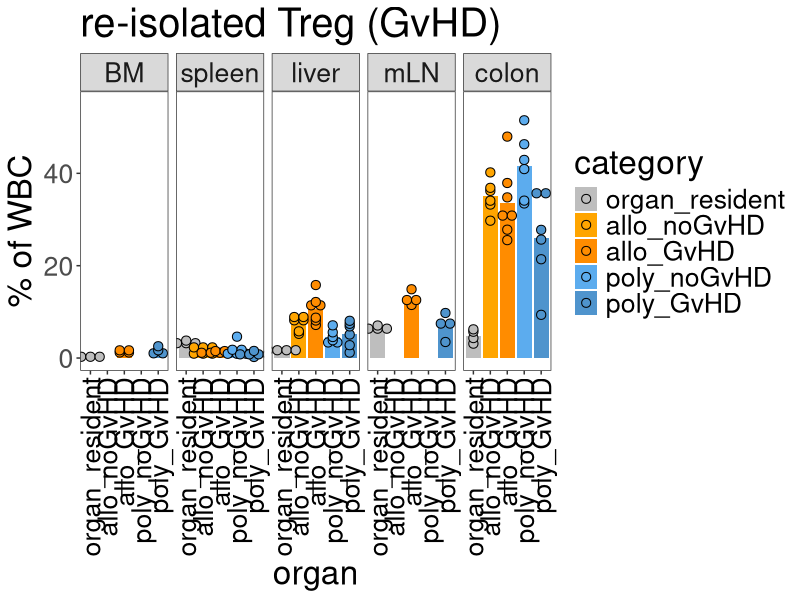
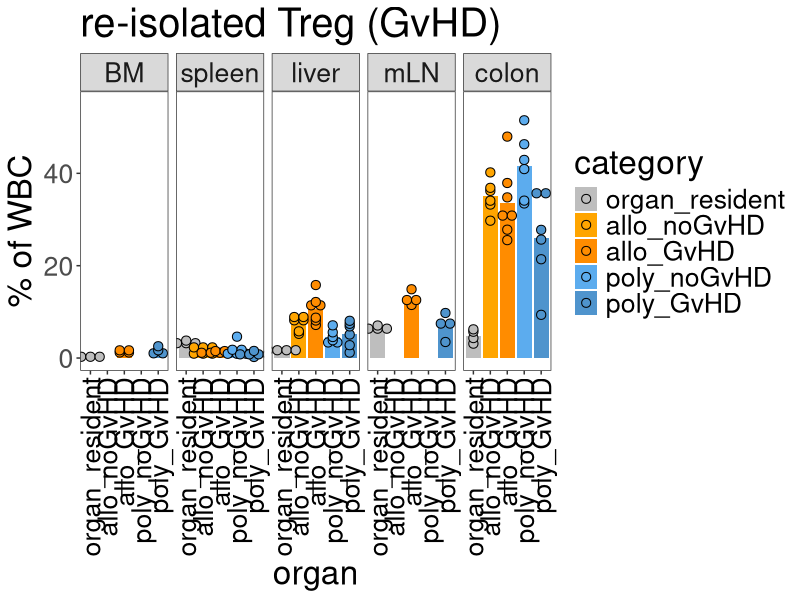

Here is the R script that generated these plots, in order: (Note: this script raises an error after producing the figures.)
## ---- chunk 1
knitr::opts_chunk$set(echo = TRUE)
knitr::opts_knit$set(root.dir = normalizePath(".."))
knitr::write_bib(.packages(), "FigureS2b_TregPercent.7dafterBMT_inVivoDistribution.packages.bib")
## ---- chunk 2
library(ggplot2)
library(scales)
library(car)
## ---- chunk 3
Treg.data <- read.delim("./data/TregDistributionPerc.txt", header=TRUE)
Treg.data$organ <- factor(Treg.data$organ,levels = c("BM","spleen","liver","mLN","colon"))
Treg.data$category <- factor(Treg.data$category,levels = c("organ_resident","allo_noGvHD","allo_GvHD","poly_noGvHD","poly_GvHD"))
## ---- chunk 4
p <- ggplot(Treg.data, aes(x=category, y=WBCperc, fill=category)) + coord_cartesian(ylim = c(0,55))
p <- p + stat_summary(fun = mean, geom = "bar",  position=position_dodge(.9))
p <- p + geom_dotplot(binaxis='y', stackdir='center',  position=position_dodge(.9), dotsize=4, stackratio = 1, binwidth=.5) 
p <- p + stat_summary(fun.data=mean_sdl, fun.args = list(mult=1), geom="errorbar", color="black", size=0.5, width = 0.6, position=position_dodge(.9))
p <- p + theme_bw() + theme(panel.grid.major = element_blank(), panel.grid.minor = element_blank(), axis.text.x = element_text(angle = 90, vjust = 0.5, hjust=1, color="black"), text = element_text(size = 24))
p <- p + scale_fill_manual(values = c("gray","orange","darkorange","steelblue2","steelblue3"))
p <- p + labs(title="re-isolated Treg (GvHD)",x="organ", y = "% of WBC")
p <- p + facet_wrap(~organ, nrow=1)
p
pdf("./figures/TregOrganDistPerc.pdf", height=5.5, width=9)
p
dev.off()
## ---- chunk 5
Treg.data$category <- factor(Treg.data$category,levels = c("organ_resident","allo_noGvHD","poly_noGvHD","allo_GvHD","poly_GvHD"))
Treg.dataLiver <- Treg.data[ which(Treg.data$organ=='liver' & (Treg.data$type=='GvHD' | Treg.data$type=='noGvHD')), ]
Treg.dataColon <- Treg.data[ which(Treg.data$organ=='colon' & (Treg.data$type=='GvHD' | Treg.data$type=='noGvHD')), ]
Treg.dataSpleen <- Treg.data[ which(Treg.data$organ=='spleen' & (Treg.data$type=='GvHD' | Treg.data$type=='noGvHD')), ]
Treg.dataBM <- Treg.data[ which(Treg.data$organ=='BM' & (Treg.data$type=='GvHD')), ]
Treg.datamLN <- Treg.data[ which(Treg.data$organ=='mLN' & (Treg.data$type=='GvHD')), ]
## ---- chunk 6
leveneTest(WBCperc~category, data=Treg.dataLiver, center=mean)  # n.s.
shapiro.test(Treg.dataLiver$WBCperc[1:6]) 						 # n.s.
shapiro.test(Treg.dataLiver$WBCperc[7:12])						 # n.s.
shapiro.test(Treg.dataLiver$WBCperc[13:19])                      # n.s.
shapiro.test(Treg.dataLiver$WBCperc[20:25])                      # n.s.

Treg.liver.res.aov <- aov(WBCperc~category, data=Treg.dataLiver)
summary (Treg.liver.res.aov)
## ---- chunk 7
TukeyHSD(Treg.liver.res.aov)
## ---- chunk 8
leveneTest(WBCperc~category, data=Treg.dataSpleen, center=mean)  # n.s.
shapiro.test(Treg.dataSpleen$WBCperc[1:6]) 						 # n.s.
shapiro.test(Treg.dataSpleen$WBCperc[7:12])						 # n.s.
shapiro.test(Treg.dataSpleen$WBCperc[13:19])                      # significant
shapiro.test(Treg.dataSpleen$WBCperc[20:25])                      # significant

Treg.spleen.res.aov <- aov(WBCperc~category, data=Treg.dataSpleen)
summary (Treg.spleen.res.aov)

## ---- chunk 9
kruskal.test(WBCperc~category, data=Treg.dataSpleen)
## ---- chunk 10
leveneTest(WBCperc~category, data=Treg.dataColon, center=mean)  # n.s.
shapiro.test(Treg.dataColon$WBCperc[1:6]) 						 # n.s.
shapiro.test(Treg.dataColon$WBCperc[7:12])						 # n.s.
shapiro.test(Treg.dataColon$WBCperc[13:19])                      # n.s.
shapiro.test(Treg.dataColon$WBCperc[20:25])                      # n.s.

Treg.colon.res.aov <- aov(WBCperc~category, data=Treg.dataColon)
summary (Treg.colon.res.aov)
## ---- chunk 11
TukeyHSD(Treg.colon.res.aov)
## ---- chunk 12
var.test(WBCperc~category, data=Treg.dataBM, center=mean)  # n.s.
shapiro.test(Treg.dataBM$WBCperc[1:4]) 						 # n.s.
shapiro.test(Treg.dataBM$WBCperc[5:8])						 # n.s.
## ---- chunk 13
Treg.BM.res.t.test <- t.test(WBCperc~category, data=Treg.dataBM, var.equal = TRUE)
Treg.BM.res.t.test
## ---- chunk 14
var.test(WBCperc~category, data=Treg.datamLN, center=mean)  # n.s.
shapiro.test(Treg.datamLN$WBCperc[1:4]) 						 # n.s.
shapiro.test(Treg.datamLN$WBCperc[5:8])						 # n.s.
## ---- chunk 15
Treg.mLN.res.t.test <- t.test(WBCperc~category, data=Treg.datamLN, var.equal = TRUE)
Treg.mLN.res.t.test
## ---- chunk 16
sessionInfo(package = NULL)
writeLines(capture.output(sessionInfo(package = NULL)), "./Rscripts/FigureS2b_TregPercent.7dafterBMT_inVivoDistribution_SessionInfo.txt")
